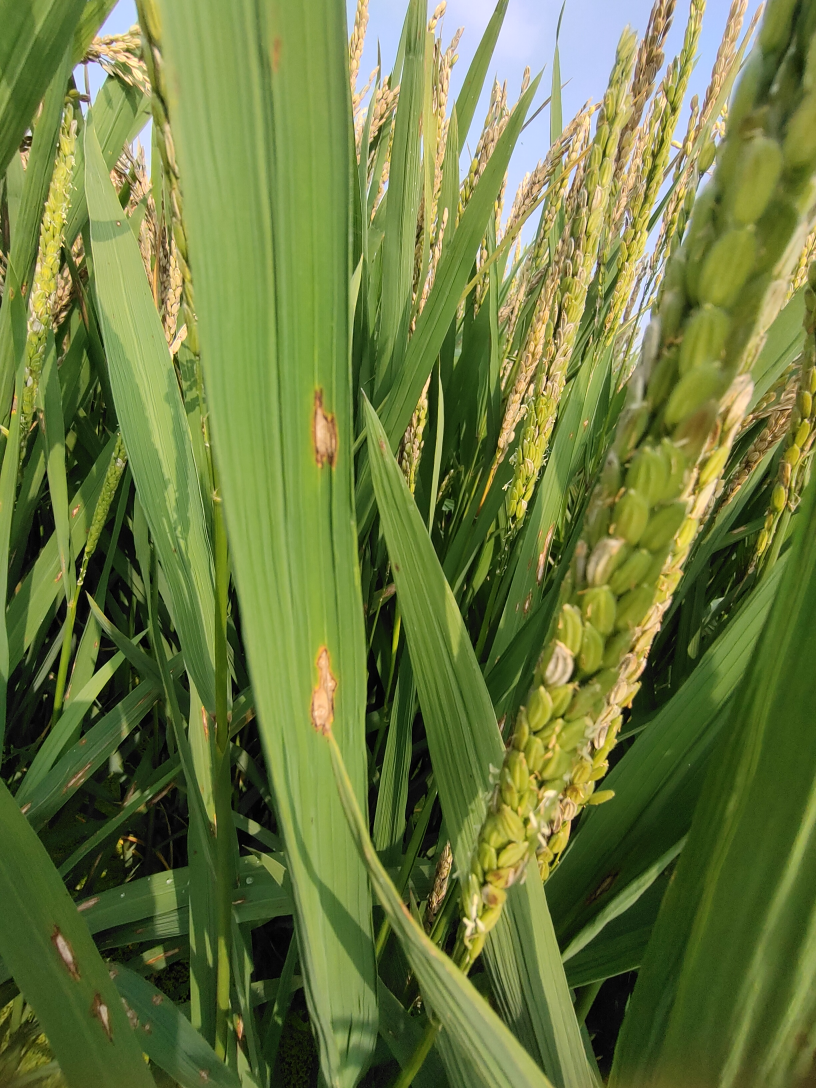
#> input picture au_algo/algo/ro_yolov8_pki_runtime/ultralytics/assets/test.jpg, 2448 x 3264 px (shown at 1/3 size)
$ python -i FoggyImageProcessing.py   (imports and definitions only)
#> lines starting #> are read from the running program, lines starting #| are printed output that depends on the picture
import cv2
import numpy as np
import os
from pathlib import Path
import time


def dark_channel(img, size=15):
    """计算暗通道图像"""
    b, g, r = cv2.split(img)
    min_img = cv2.min(cv2.min(r, g), b)
    kernel = cv2.getStructuringElement(cv2.MORPH_RECT, (size, size))
    dark = cv2.erode(min_img, kernel)
    return dark


def estimate_atmospheric_light(img, dark):
    """估计大气光值A"""
    h, w = img.shape[:2]
    img_size = h * w
    num_px = max(int(img_size * 0.001), 1)  # 取前0.1%的像素
    dark_flat = dark.ravel()
    img_flat = img.reshape(-1, 3)
    indices = np.argpartition(dark_flat, -num_px)[-num_px:]
    atmos_light = np.max(img_flat[indices], axis=0)
    return atmos_light


def estimate_transmission(img, A, omega=0.95, size=15):
    """估计初始透射率"""
    img_norm = img.astype(np.float32) / A
    dark = dark_channel(img_norm, size)
    trans = 1 - omega * dark
    return np.clip(trans, 0.1, 1.0)  # 设定下限t0=0.1


def guided_filter(I, p, radius=40, eps=1e-3):
    """导向滤波实现"""
    I = I.astype(np.float32) / 255.0
    p = p.astype(np.float32)

    # 均值滤波
    mean_I = cv2.boxFilter(I, -1, (radius, radius))
    mean_p = cv2.boxFilter(p, -1, (radius, radius))
    mean_Ip = cv2.boxFilter(I * p, -1, (radius, radius))

    # 计算协方差
    cov_Ip = mean_Ip - mean_I * mean_p
    mean_II = cv2.boxFilter(I * I, -1, (radius, radius))
    var_I = mean_II - mean_I * mean_I

    # 计算a和b
    a = cov_Ip / (var_I + eps)
    b = mean_p - a * mean_I

    # 计算均值
    mean_a = cv2.boxFilter(a, -1, (radius, radius))
    mean_b = cv2.boxFilter(b, -1, (radius, radius))

    # 输出
    q = mean_a * I + mean_b
    return q


def dehaze_single_image(img, omega=0.95, size=15, refine=True):
    """处理单张图片的去雾"""
    dark = dark_channel(img, size)
    A = estimate_atmospheric_light(img, dark)
    trans = estimate_transmission(img, A, omega, size)

    # 使用导向滤波细化透射率图
    if refine:
        gray = cv2.cvtColor(img, cv2.COLOR_BGR2GRAY).astype(np.float32) / 255.0
        trans = guided_filter(gray, trans, radius=40, eps=1e-3)

    # 图像复原
    J = np.zeros_like(img, dtype=np.float32)
    for i in range(3):
        J[:, :, i] = (img[:, :, i].astype(np.float32) - A[i]) / np.maximum(trans, 0.1) + A[i]

    # 对比度拉伸
    J = np.clip(J, 0, 255).astype(np.uint8)

    # 后处理：自适应直方图均衡化
    if len(J.shape) == 3:  # 彩色图像
        lab = cv2.cvtColor(J, cv2.COLOR_BGR2LAB)
        l, a, b = cv2.split(lab)

        # 对L通道进行CLAHE
        clahe = cv2.createCLAHE(clipLimit=2.0, tileGridSize=(8, 8))
        l = clahe.apply(l)

        # 合并通道并转换回BGR
        lab = cv2.merge([l, a, b])
        J = cv2.cvtColor(lab, cv2.COLOR_LAB2BGR)

    return J, trans, A


# [120 lines left out: functions batch_dehaze, main, not called in this run]


# [2 lines not run here, left out]

>>> import cv2
>>> picture = cv2.imread('ro_yolov8_pki_runtime/ultralytics/assets/test.jpg')
#> picture is the input picture: shape (3264, 2448, 3); mean B, G, R 63.4, 122.5, 107.9
>>> result = dehaze_single_image(picture)
#> in dark_channel, `dark = cv2.erode(min_img, kernel)`:
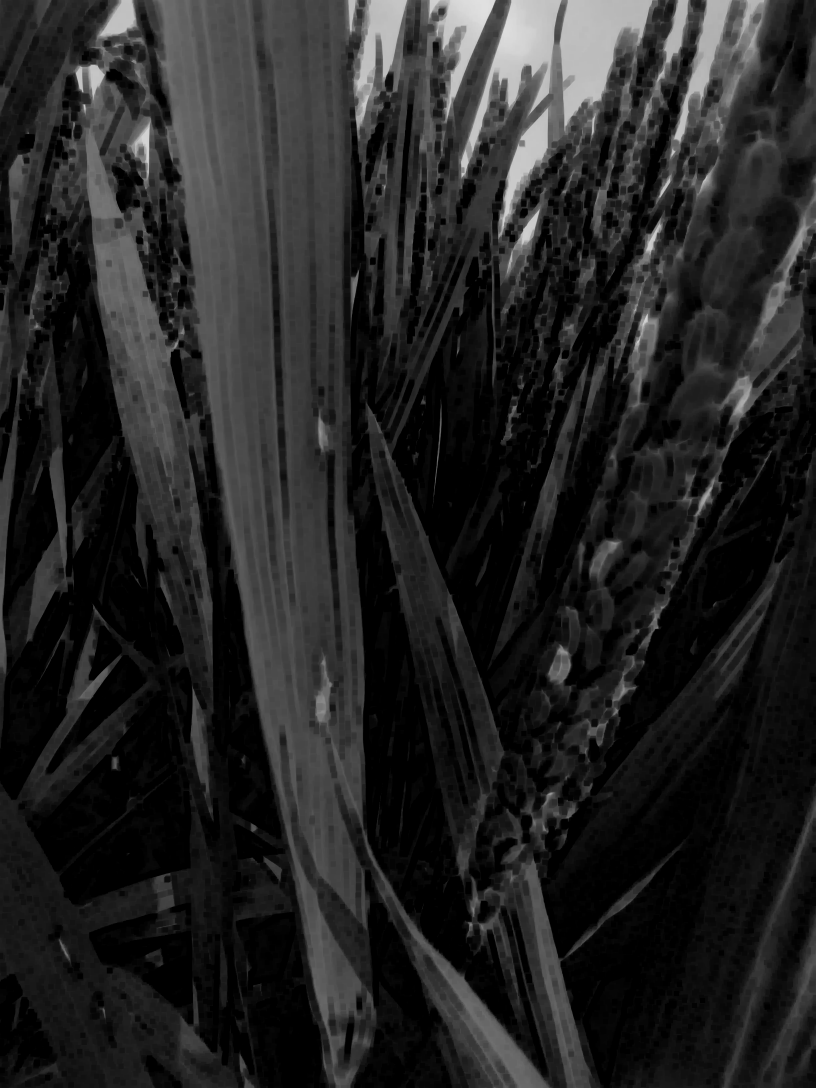
#> dark: shape (3264, 2448) (shown at 1/3 size); min 0, max 225, mean 35.9
#> in estimate_atmospheric_light, `indices = np.argpartition(dark_flat, -num_px)[-num_px:]`: indices = 7990 values, max 344239 at index 505, min 1367 at index 640, mean 127576.3
#> in estimate_atmospheric_light, `atmos_light = np.max(img_flat[indices], axis=0)`: atmos_light = [255, 231, 228]
#> after the loop in dehaze_single_image, `for i in range(3):`:
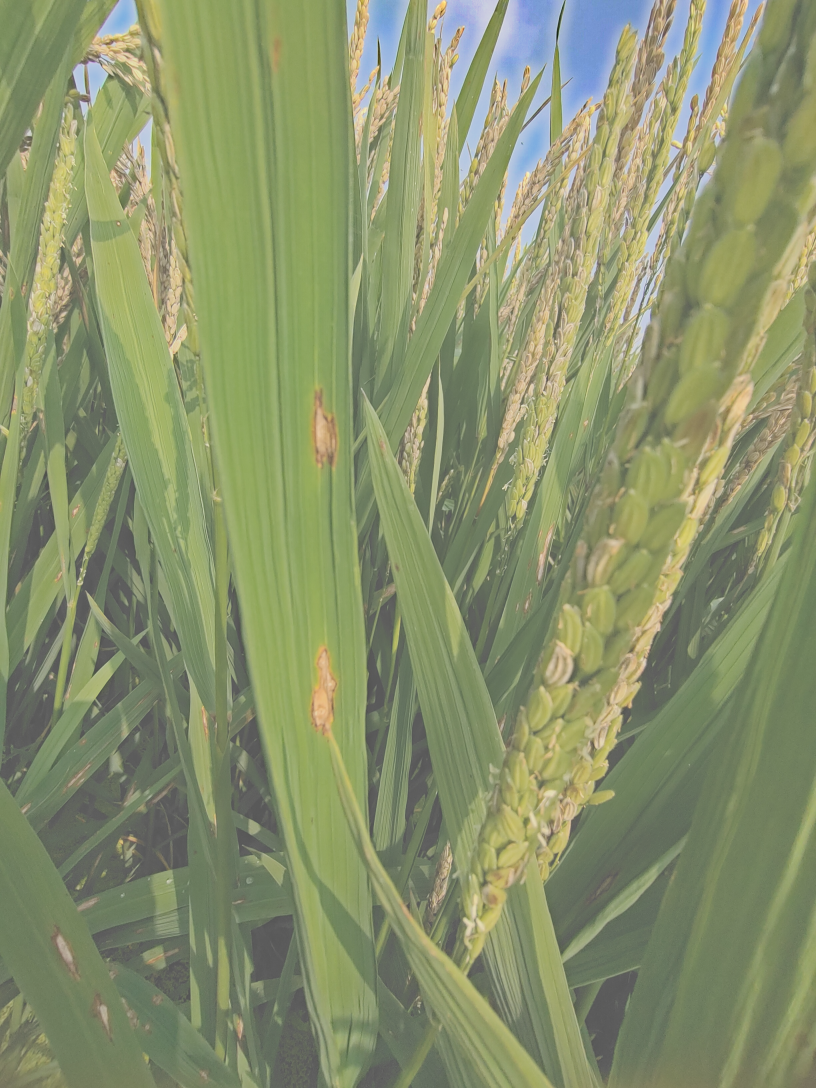
#> J: shape (3264, 2448, 3) float32 (shown at 1/3 size); mean B, G, R 37.9, 108.5, 93.7; drawn with min black and max white
#> in dehaze_single_image, `lab = cv2.cvtColor(J, cv2.COLOR_BGR2LAB)`: lab: shape (3264, 2448, 3); mean of channels 0, 1, 2 109.7, 111.7, 162.6
#> in dehaze_single_image, `l = clahe.apply(l)`:
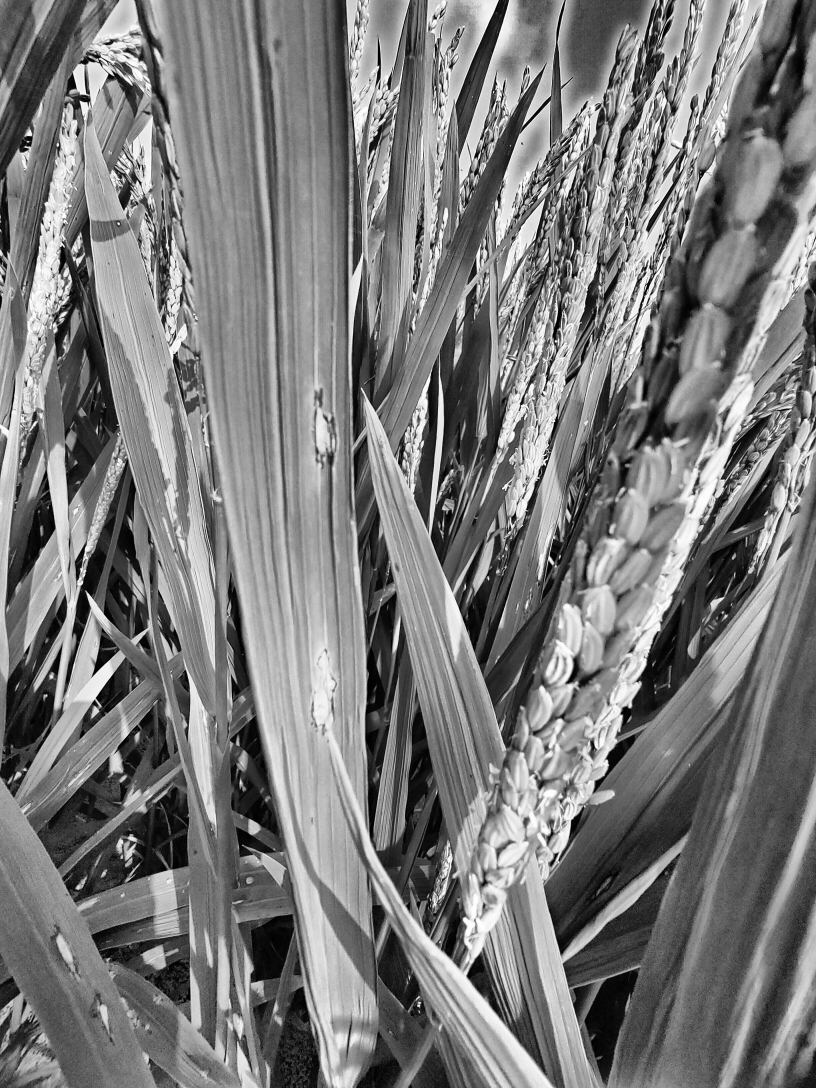
#> l: shape (3264, 2448) (shown at 1/3 size); min 0, max 255, mean 122.6
#> in dehaze_single_image, `lab = cv2.merge([l, a, b])`: lab: shape (3264, 2448, 3); mean of channels 0, 1, 2 122.6, 111.7, 162.6
#> in dehaze_single_image, `J = cv2.cvtColor(lab, cv2.COLOR_LAB2BGR)`:
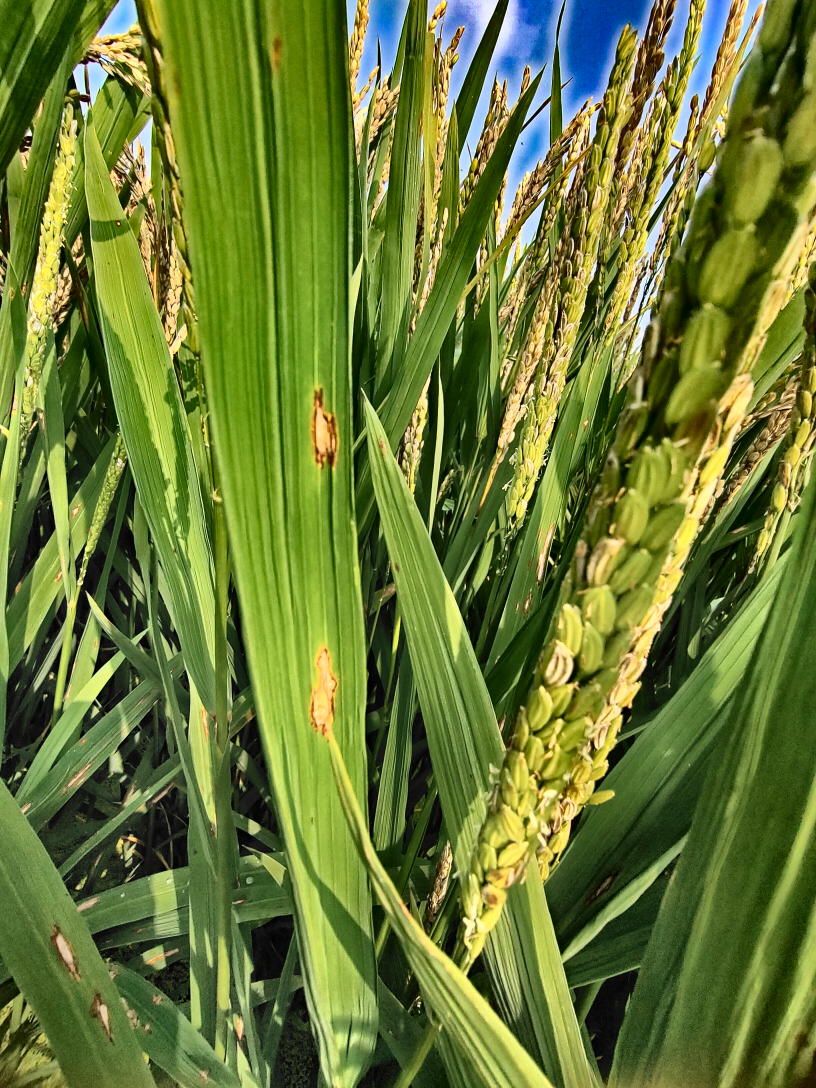
#> J: shape (3264, 2448, 3) (shown at 1/3 size); mean B, G, R 53.6, 123.1, 105.9

$ run again, on au_algo/algo/ro_yolov8_pki_runtime/ultralytics/assets/zidane.jpg
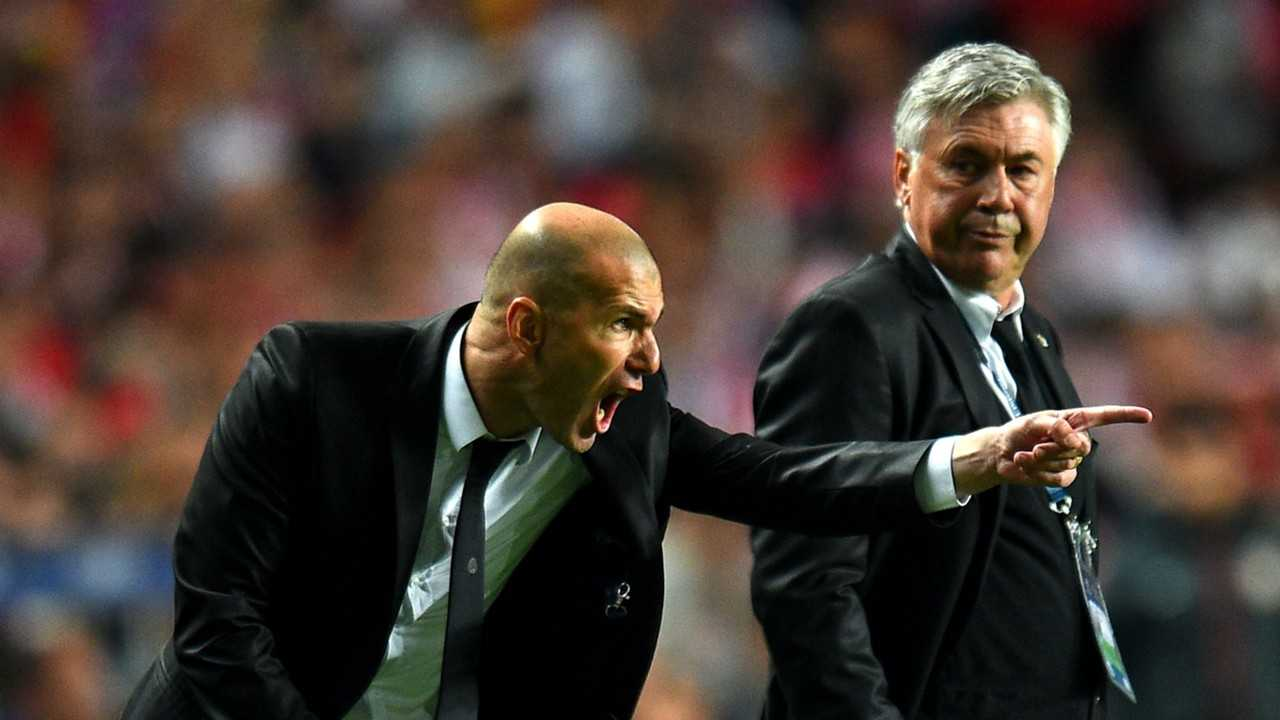
#> input picture au_algo/algo/ro_yolov8_pki_runtime/ultralytics/assets/zidane.jpg, 1280 x 720 px
#> picture is the input picture: shape (720, 1280, 3); mean B, G, R 51.3, 58.2, 69.5
#> in dark_channel, `dark = cv2.erode(min_img, kernel)`:
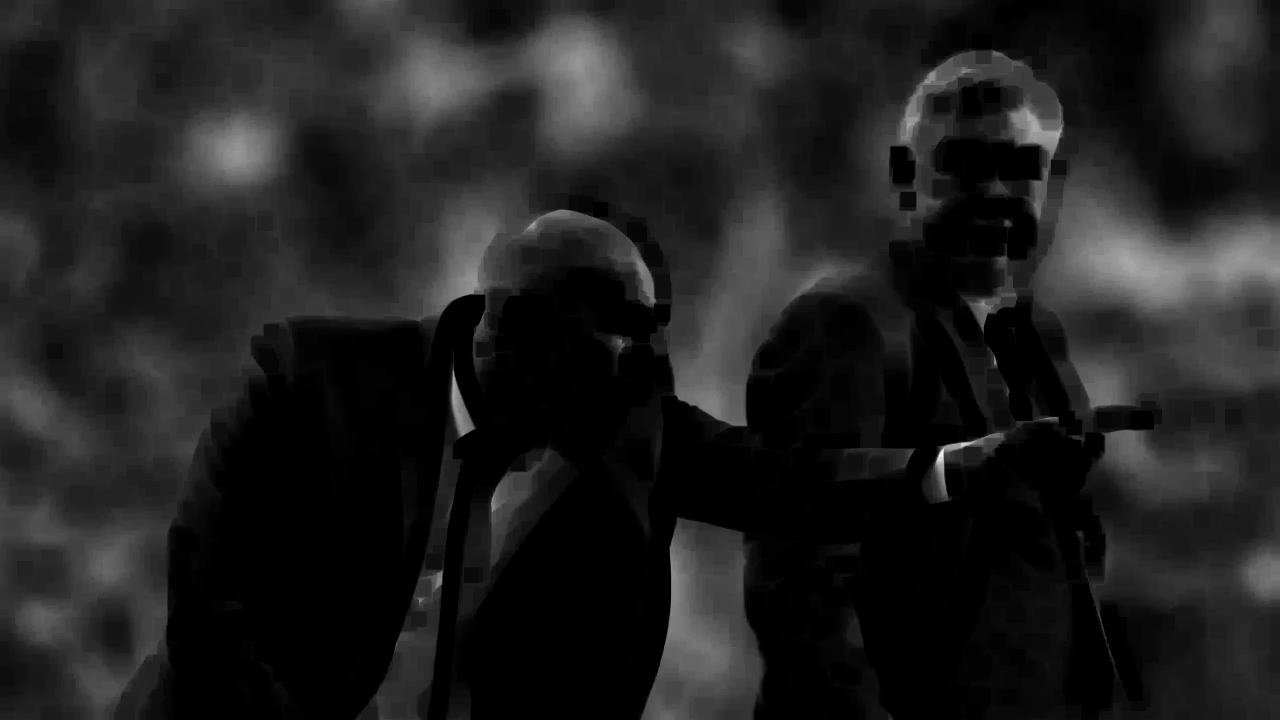
#> dark: shape (720, 1280); min 0, max 243, mean 30.9
#> indices = 921 values, max 598703 at index 302, min 145668 at index 877, mean 350872.8
#> atmos_light = [255, 255, 255]
#> in dehaze_single_image, `J = cv2.cvtColor(lab, cv2.COLOR_LAB2BGR)`:
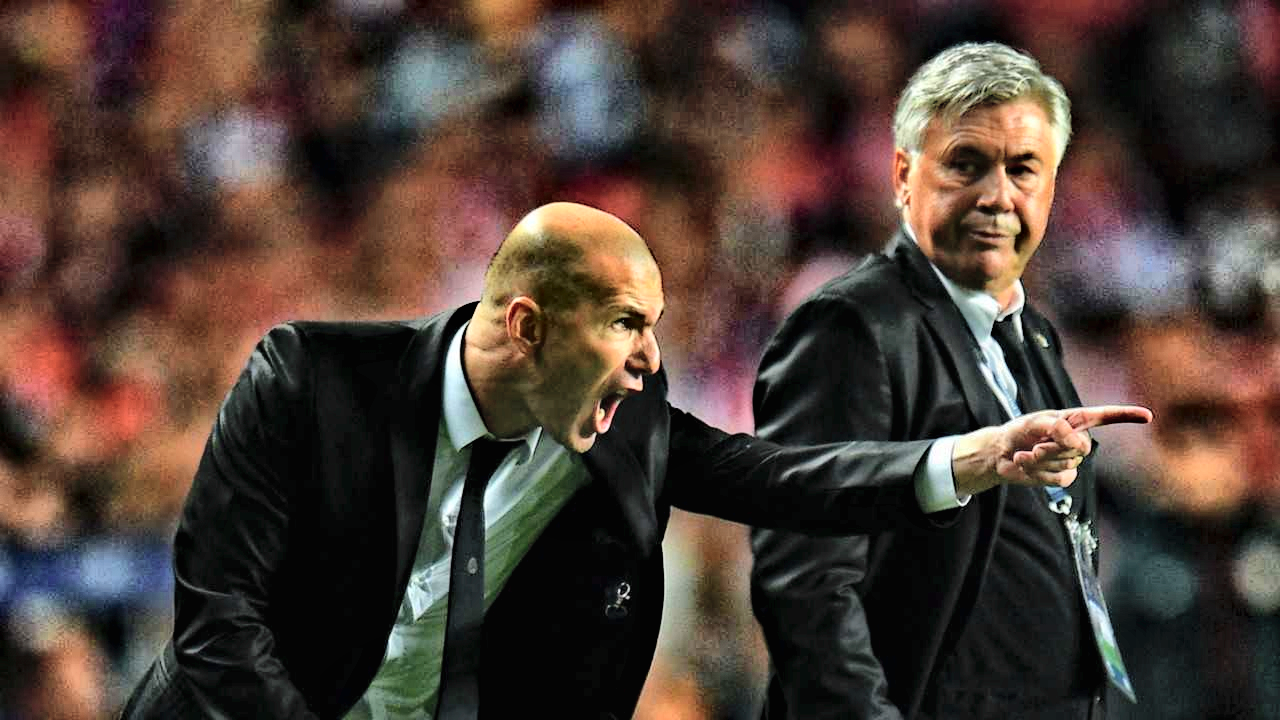
#> J: shape (720, 1280, 3); mean B, G, R 53.6, 61.5, 76.8
